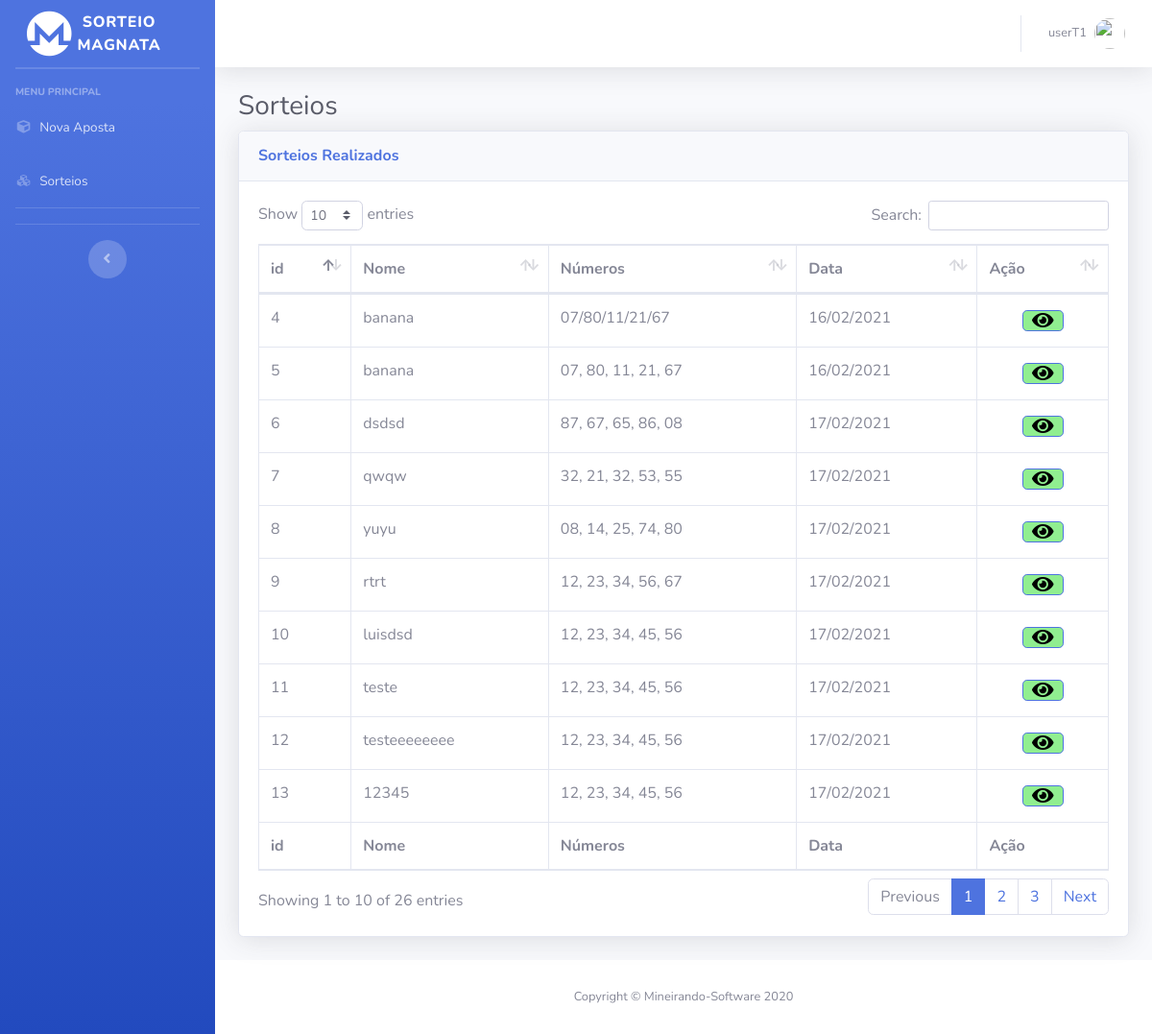
Screenshot of /Sorteios.php (signed in) with the database file from the repository.
### tables this page shows
CREATE TABLE `sorteio` (
  `idsorteio` int(11) NOT NULL,
  `data` varchar(45) NOT NULL,
  `numeros` varchar(45) NOT NULL,
  `nome` varchar(45) NOT NULL,
  `idCriador` int(11) NOT NULL
);

### Sorteios.php (the view, shortened to what this page needs)
<?php
include('php/server.php') ;
  $sort_check_query = 'SELECT * FROM sorteio  ';
  $result = mysqli_query($db,$sort_check_query);
?>
<!DOCTYPE html>
<html lang="pt-br">
<head>
  <link href="vendor/fontawesome-free/css/all.min.css" rel="stylesheet" type="text/css">
  <link href="css/sb-admin-2.min.css" rel="stylesheet">
  <link href="vendor/datatables/dataTables.bootstrap4.min.css" rel="stylesheet">
</head>
<body id="page-top">
  <div id="wrapper">
    <ul class="navbar-nav bg-gradient-primary sidebar sidebar-dark accordion no-print" id="accordionSidebar">
      <a class="sidebar-brand d-flex align-items-center justify-content-center" href="index.php">
        <div class="col">
          <i class="fab fa-monero fa-3x"></i>
        </div>
        <div class="sidebar-brand-text mx-3">Sorteio Magnata</div>
      </a>
      <hr class="sidebar-divider my-0">
      <hr class="sidebar-divider">
      <div class="sidebar-heading">
        Menu Principal
      </div>
      <li class="nav-item">
        <a class="nav-link" href="novaaposta.php">
          <i class="fas fa-fw fa-cube"></i>
          <span>Nova Aposta</span></a>
      </li>
      <li class="nav-item">
        <a class="nav-link" href="sorteios.php">
          <i class="fas fa-fw fa-cubes"></i>
          <span>Sorteios</span></a>
      </li>
      <hr class="sidebar-divider">
      <hr class="sidebar-divider d-none d-md-block">
      <div class="text-center d-none d-md-inline">
        <button class="rounded-circle border-0" id="sidebarToggle"></button>
      </div>
    </ul>
    <div id="content-wrapper" class="d-flex flex-column">
      <div id="content">
        <nav class="navbar navbar-expand navbar-light bg-white topbar mb-4 static-top shadow">
          <ul class="navbar-nav ml-auto">
              <li class="nav-item dropdown no-arrow">
                <a class="nav-link dropdown-toggle" href="#" id="userDropdown" role="button" data-toggle="dropdown" aria-haspopup="true" aria-expanded="false">
                  <span class="mr-2 d-none d-lg-inline text-gray-600 small"><?php echo $_SESSION['username']; ?></span>
                  <img class="img-profile rounded-circle" src="https://source.unsplash.com/QAB-WJcbgJk/60x60">
                </a>
              </li>
          </ul>
        </nav>
        <div class="container-fluid">
          <h1 class="h3 mb-2 text-gray-800">Sorteios</h1>
          <div class="card shadow mb-4">
            <div class="card-header py-3">
              <h6 class="m-0 font-weight-bold text-primary">Sorteios Realizados</h6>
            </div>
            <div class="card-body">
              <div class="table-responsive">
                <table class="table table-bordered" id="dataTable" width="100%" cellspacing="0">
                  <thead>
                    <tr>
                      <th>id</th>
                      <th>Nome</th>
                      <th>Números</th>
                      <th>Data</th>
                      <th>Ação</th>
                    </tr>
                  </thead>
                  <tfoot>
                    <tr>
                      <th>id</th>
                      <th>Nome</th>
                      <th>Números</th>
                      <th>Data</th>
                      <th>Ação</th>
                    </tr>
                  </tfoot>
                  <tbody>
                  <?php
                   while($row = $result->fetch_assoc()) {
                    echo("<tr>
                    <td>".$row['idsorteio']."</td>
                    <td>".$row['nome']."</td>
                    <td>".$row['numeros']."</td>
                    <td>".$row['data']."</td>
                    <td style='    padding: 0;
                    margin: 0;
                    display: flex;
                    justify-content: center;'>
                  <a class='btn btn-primary btn-icon-split btn-lg mt-3 mb-3 btsalvar'
                  href='ganhadores.php?idsort=".$row['idsorteio']."'
                  style='
                  background-color: lightgreen;
                  color: black;
                  width: 32%;
                  margin: 0px;
                  height: 50%;'><i class='fas fa-eye'></i>
                  </a>
                  </td>
                  </tr>");
                   }
                  ?>
                  </tbody>
                </table>
              </div>
            </div>
          </div>
        </div>
      </div>
      <footer class="sticky-footer bg-white no-print">
        <div class="container my-auto">
          <div class="copyright text-center my-auto">
            <span>Copyright &copy; Mineirando-Software 2020</span>
          </div>
        </div>
      </footer>
    </div>
  </div>
</body>
</html>

### rows the page displays
sorteio: idsorteio "4", nome "banana", numeros "07/80/11/21/67", data "16/02/2021"
sorteio: idsorteio "5", nome "banana", numeros "07, 80, 11, 21, 67", data "16/02/2021"
sorteio: idsorteio "6", nome "dsdsd", numeros "87, 67, 65, 86, 08", data "17/02/2021"
sorteio: idsorteio "7", nome "qwqw", numeros "32, 21, 32, 53, 55", data "17/02/2021"
sorteio: idsorteio "8", nome "yuyu", numeros "08, 14, 25, 74, 80", data "17/02/2021"
sorteio: idsorteio "9", nome "rtrt", numeros "12, 23, 34, 56, 67", data "17/02/2021"
sorteio: idsorteio "10", nome "luisdsd", numeros "12, 23, 34, 45, 56", data "17/02/2021"
sorteio: idsorteio "11", nome "teste", numeros "12, 23, 34, 45, 56", data "17/02/2021"
sorteio: idsorteio "12", nome "testeeeeeeee", numeros "12, 23, 34, 45, 56", data "17/02/2021"
sorteio: idsorteio "13", nome "12345", numeros "12, 23, 34, 45, 56", data "17/02/2021"

### other values shown
$_SESSION['username'] "userT1"
